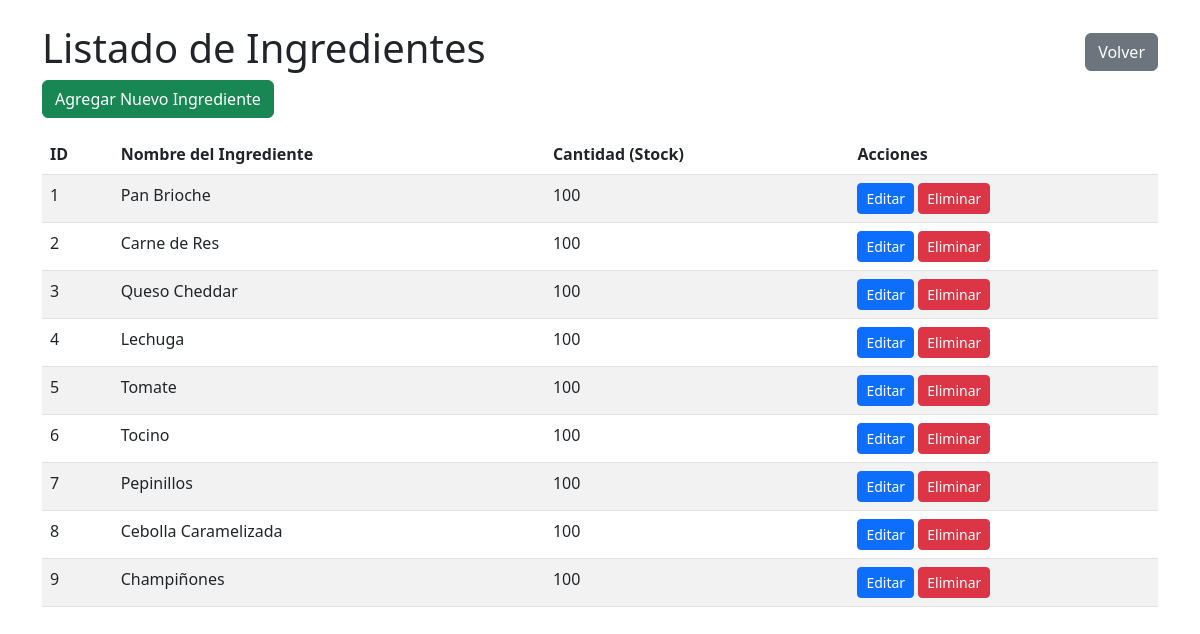
The app's page /mantenedores/ingredientes/listar.php, older data.
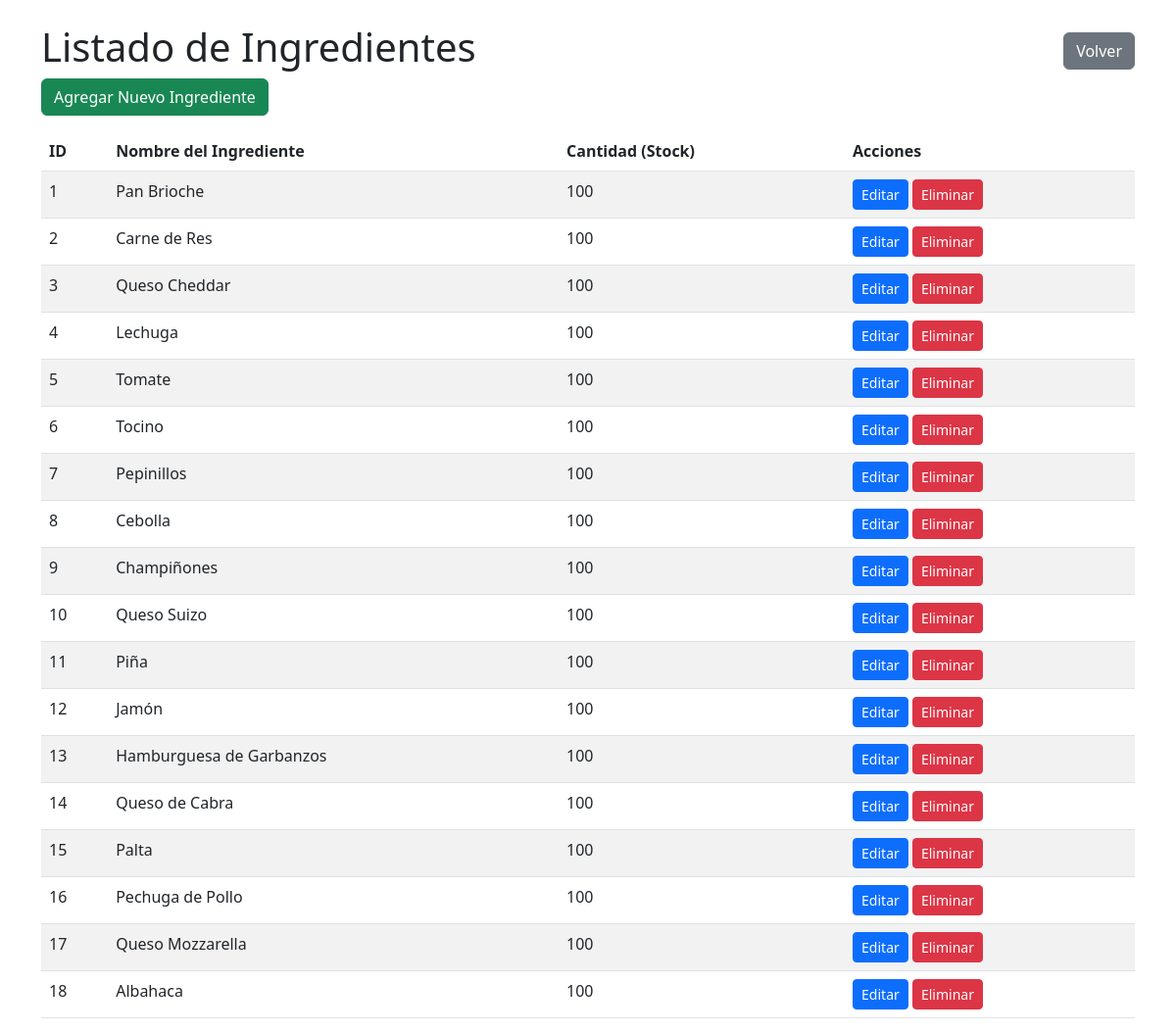
The same page, newer data.
### tables this page shows
CREATE TABLE `ingrediente` (
  `id_ingrediente` int(11) NOT NULL,
  `nombre_ingrediente` varchar(30) DEFAULT NULL,
  `cantidad` int(11) DEFAULT NULL,
  `umbral_reabastecimiento` int(11) NOT NULL DEFAULT 5
);

### mantenedores/ingredientes/listar.php (the view, shortened to what this page needs)
<?php
include '../../conexion.php';
$sql = "SELECT * FROM ingrediente";
$result = $conexion->query($sql);
?>
<!DOCTYPE html>
<html lang="es">
<head>
    <link href="https://cdn.jsdelivr.net/npm/bootstrap@5.3.0/dist/css/bootstrap.min.css" rel="stylesheet">
</head>
<body>
<div class="container mt-4">
    <div class="d-flex justify-content-between align-items-center">
        <h1>Listado de Ingredientes</h1>
        <button class="btn btn-secondary" onclick="window.location.href='../../index/index-mantenedores.php'">Volver</button>
    </div>
    <a href="insertar.php" class="btn btn-success mb-3">Agregar Nuevo Ingrediente</a>
    <table class="table table-striped">
        <thead>
            <tr>
                <th>ID</th>
                <th>Nombre del Ingrediente</th>
                <th>Cantidad (Stock)</th>
                <th>Acciones</th>
            </tr>
        </thead>
        <tbody>
            <?php if ($result->num_rows > 0): ?>
                <?php while ($row = $result->fetch_assoc()): ?>
                    <tr>
                        <td><?php echo $row['id_ingrediente']; ?></td>
                        <td><?php echo $row['nombre_ingrediente']; ?></td>
                        <td><?php echo $row['cantidad']; ?></td>
                        <td>
                            <a href="editar.php?id=<?php echo $row['id_ingrediente']; ?>" class="btn btn-primary btn-sm">Editar</a>
                            <button class="btn btn-danger btn-sm" data-bs-toggle="modal" data-bs-target="#eliminarModal" data-id="<?php echo $row['id_ingrediente']; ?>">Eliminar</button>
                        </td>
                    </tr>
                <?php endwhile; ?>
            <?php else: ?>
                <tr>
                    <td colspan="4" class="text-center">No se encontraron ingredientes.</td>
                </tr>
            <?php endif; ?>
        </tbody>
    </table>
</div>
</body>
</html>

Row changes from the older to the newer data that the page shows:
changed ingrediente id 8: nombre_ingrediente "Cebolla Caramelizada" → "Cebolla"
added ingrediente: id_ingrediente "10", nombre_ingrediente "Queso Suizo", cantidad "100"
added ingrediente: id_ingrediente "11", nombre_ingrediente "Piña", cantidad "100"
added ingrediente: id_ingrediente "12", nombre_ingrediente "Jamón", cantidad "100"
added ingrediente: id_ingrediente "13", nombre_ingrediente "Hamburguesa de Garbanzos", cantidad "100"
added ingrediente: id_ingrediente "14", nombre_ingrediente "Queso de Cabra", cantidad "100"
added ingrediente: id_ingrediente "15", nombre_ingrediente "Palta", cantidad "100"
added ingrediente: id_ingrediente "16", nombre_ingrediente "Pechuga de Pollo", cantidad "100"
added ingrediente: id_ingrediente "17", nombre_ingrediente "Queso Mozzarella", cantidad "100"
added ingrediente: id_ingrediente "18", nombre_ingrediente "Albahaca", cantidad "100"
